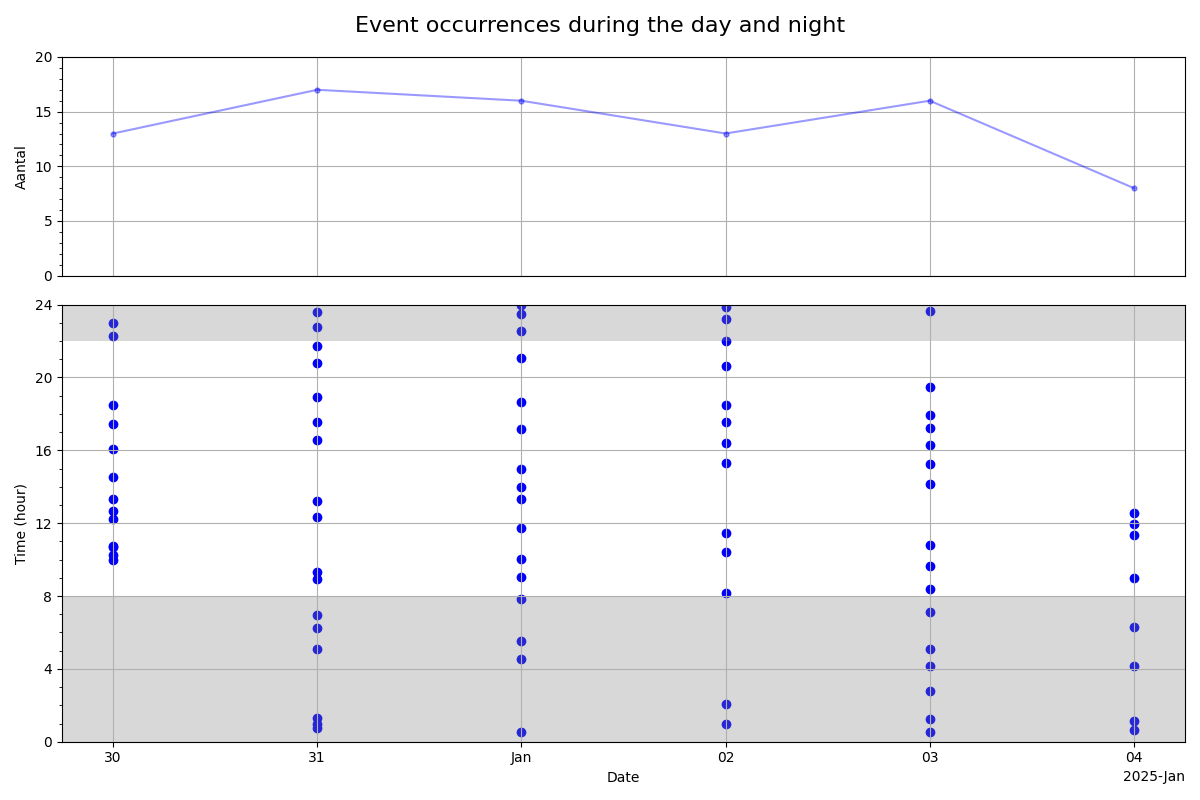

Generate this figure with Python:
"""
Keep a record of all occurrences of a specific event during the day.

Create a plot with all occurrences with the date on the x-axis and
the hour of the day on the y-axis. The top x-axis represents the total
number of occurrences that day.

The script is meant to run in the background. It checks for a FileModifiedEvent for
the file holding the metrics data.

This is a generic script that reads from a YAML file with the following structure:

    watch_path: <folder that contains the file(s) to watch>

    data:
        <YYYY-MM-DD>: ['HH:MM', 'HH:MM', ...]
        <YYYY-MM-DD>: ['HH:MM', 'HH:MM', ...]

The YAML file path shall be passed as an argument.

Usage:

    $ nohup python scatter/metrics/generic/occurrences.py <YAML path> &

    If you want to log the output, add the following:

    $ nohup python scatter/metrics/generic/occurrences.py <YAML path> 1> ~/occurrences.log 2>&1 &

"""

from pathlib import Path
import time
import datetime
import sys
import rich
import queue

import rich.traceback
from watchdog.events import FileSystemEvent
from watchdog.events import FileSystemEventHandler
from watchdog.events import FileModifiedEvent
from watchdog.observers import Observer

import typer

import pandas as pd
from ruamel import yaml

import matplotlib.pyplot as plt
import matplotlib.dates as mdates
from matplotlib.ticker import FixedLocator, FixedFormatter, MultipleLocator, MaxNLocator

HERE = Path(__file__).parent
# YAML_PATH = HERE / "occurrences.yaml"
YAML_PATH = None

# The following variables will be overwritten with entries from the YAML file.

WATCH_PATH = HERE
PNG_PATH = HERE
PNG_FILE = "occurrences.png"

FIG_TITLE = "Event occurrences during the day"
TOP_AXIS_LABEL = "Occurrences in the day"


def set_fig_title(data: dict):
    global FIG_TITLE

    FIG_TITLE = data.get("title", FIG_TITLE)


def set_top_axis_label(data: dict):
    global TOP_AXIS_LABEL

    TOP_AXIS_LABEL = data.get("top_axis_label", TOP_AXIS_LABEL)


def set_watch_path(yaml_file: Path, data: dict):
    global WATCH_PATH

    watch_path = data.get("watch_path", "__here__")

    if watch_path == "__here__":
        WATCH_PATH = yaml_file.parent
    else:
        WATCH_PATH = Path(watch_path)


def set_png_path(yaml_file: Path, data: dict):
    global PNG_PATH

    png_path = data.get("png_path", "__here__")

    if png_path == "__here__":
        PNG_PATH = yaml_file.parent
    else:
        PNG_PATH = Path(png_path)


def set_png_file(data: dict):
    global PNG_FILE

    PNG_FILE = data.get("png_file", PNG_FILE)


def set_global_variables(yaml_file: Path, data: dict):
    set_watch_path(yaml_file, data)
    set_png_path(yaml_file, data)
    set_png_file(data)
    set_fig_title(data)
    set_top_axis_label(data)

    # rich.print({
    #     'YAML_PATH': YAML_PATH,
    #     'WATCH_PATH': WATCH_PATH,
    #     'PNG_PATH': PNG_PATH,
    #     'PNG_FILE': PNG_FILE,
    #     'FIG_TITLE': FIG_TITLE,
    # })


def read_data(yaml_file):
    with open(yaml_file) as fd:
        yaml_fd = yaml.YAML(typ="safe")
        data = yaml_fd.load(fd)

    set_global_variables(yaml_file, data)

    # Convert the data to a pandas DataFrame
    df = pd.DataFrame(
        [
            (date, time)
            for date, times_list in data["data"].items()
            for time in times_list
        ],
        columns=["date", "time"],
    )

    return df


def parse_time_with_color(time_str):
    """Parse time string and return time and color indicator"""
    if time_str.lower().endswith("r"):
        # Remove 'R' and parse time
        clean_time = time_str[:-1]
        is_red = True
    else:
        clean_time = time_str
        is_red = False

    # Convert to datetime for plotting - done later
    # time_obj = datetime.datetime.strptime(clean_time, "%H:%M").time()
    return clean_time, is_red


def annotate_antibiotic_treatment(
    ax, start_date, end_date, start_y, end_y, start_label, end_label
):
    """Annotate the plot with antibiotic treatment periods."""
    start_date_num = mdates.date2num(start_date)
    end_date_num = mdates.date2num(end_date)

    ax.annotate(
        start_label,
        xy=(start_date_num, start_y),
        xytext=(start_date_num, start_y + 3),
        # ha="left",  # Align text to left so arrow starts from beginning of text
        # va="bottom",  # Align text bottom to the xytext point
        arrowprops=dict(
            arrowstyle="->",
            color="black",
            relpos=(0, 0),
            connectionstyle="arc3,rad=0",  # Straight line (no curve)
        ),
    )

    ax.annotate(
        end_label,
        xy=(end_date_num, end_y),
        xytext=(end_date_num, end_y - 3),
        ha="right",  # Align text to left so arrow starts from beginning of text
        # va="bottom",  # Align text bottom to the xytext point
        arrowprops=dict(
            arrowstyle="->",
            color="black",
            relpos=(1, 1),
            connectionstyle="arc3,rad=0",  # Straight line (no curve)
        ),
    )


def create_plot(timestamp, yaml_file):
    try:
        df = read_data(yaml_file)
    except yaml.scanner.ScannerError:
        rich.print(f"[red]ERROR: Error while scanning {yaml_file}[/]")
        return

    # Convert date and time columns to datetime
    df["date"] = pd.to_datetime(df["date"])

    df[["time", "is_red"]] = df["time"].apply(
        lambda x: pd.Series(parse_time_with_color(x))
    )

    df["time"] = pd.to_datetime(df["time"], format="%H:%M").dt.time

    # Convert datetime objects to numerical values
    df["date_numeric"] = mdates.date2num(df["date"])

    # Convert time to a numeric format (minutes since midnight)
    df["time_numeric"] = df["time"].apply(lambda x: x.hour * 60 + x.minute) / 60.0

    # Plot occurrences
    # fig, ax1 = plt.subplots(figsize=(10, 6))
    fig, (ax3, ax1) = plt.subplots(
        2, 1, gridspec_kw={"height_ratios": [4, 4]}, sharex=True, figsize=(12, 8)
    )

    fig.suptitle(FIG_TITLE, fontsize=16)

    # FixedFomatter shall be used with FixedLocator, the locations shall be in the units of the axis, i.e. numeric datetime.
    fixed_locations = mdates.date2num(df["date"].unique())
    fixed_labels = df["date"].astype(str).unique().tolist()

    # Calculate total occurrences per day
    occurrences_per_day = df["date"].value_counts().sort_index()

    window_days = 5

    ax3.plot(
        fixed_locations,
        occurrences_per_day,
        color="blue",
        alpha=0.2,
        linestyle="-",
        marker=".",
        markersize=7,
        label="Counts",
    )

    ax3.plot(
        fixed_locations,
        occurrences_per_day.rolling(window=window_days, center=True).mean(),
        color="blue",
        linestyle="-",
        # marker="o",
        # markersize=5,
        label=f"Rolling mean ({window_days} days)",
    )

    ax3.text(
        0.10,
        0.90,
        f"Running mean (w={window_days})",
        transform=ax3.transAxes,
        verticalalignment="top",
        bbox=dict(boxstyle="round", facecolor="wheat", alpha=0.8),
    )

    annotate_antibiotic_treatment(
        ax3,
        datetime.datetime(2025, 1, 27),
        datetime.datetime(2025, 2, 10),
        start_y=10,
        end_y=4,
        start_label="start antibiotica (ciprofloxacine)",
        end_label="stop antibiotica",
    )

    annotate_antibiotic_treatment(
        ax3,
        datetime.datetime(2025, 3, 17),
        datetime.datetime(2025, 3, 24),
        start_y=8,
        end_y=4,
        start_label="start antibiotica (Flagyl)",
        end_label="stop antibiotica",
    )

    annotate_antibiotic_treatment(
        ax3,
        datetime.datetime(2025, 6, 23),
        datetime.datetime(2025, 7, 7),
        start_y=11,
        end_y=4,
        start_label="start antibiotica\n(ciprofloxacine)",
        end_label="stop antibiotica",
    )

    ax3.set_ylabel("Aantal")
    ax3.set_ylim(0, 20)

    y_ticks = [0, 5, 10, 15, 20]
    y_tick_labels = ["0", "5", "10", "15", "20"]

    ax3.yaxis.set_major_locator(FixedLocator(y_ticks))
    ax3.yaxis.set_major_formatter(FixedFormatter(y_tick_labels))

    ax3.yaxis.set_minor_locator(FixedLocator(range(20)))

    # Remove ticks from the bottom x-axis
    ax3.tick_params(
        axis="x", which="both", bottom=False, top=False, length=0, labelbottom=False
    )

    ax3.grid(True)

    ax4 = ax3.twinx()

    def format_seondary_yaxis():
        ax4.set_ylim(0, 20)
        ax4.set_yticks([0, 5, 10, 15, 20])
        ax4.set_yticklabels(["0", "5", "10", "15", "20"])
        ax4.set_ylabel("Aantal")
        ax4.yaxis.set_minor_locator(FixedLocator(range(20)))

    format_seondary_yaxis()

    # ax1.scatter(df["date_numeric"], df["time_numeric"], color="blue", s=5)

    # Plot blue points (normal times)
    blue_mask = ~df["is_red"]
    ax1.scatter(
        df.loc[blue_mask, "date_numeric"],
        df.loc[blue_mask, "time_numeric"],
        color="blue",
        label="Normal",
        s=5,
    )

    # Plot red points (special times)
    red_mask = df["is_red"]
    ax1.scatter(
        df.loc[red_mask, "date_numeric"],
        df.loc[red_mask, "time_numeric"],
        color="red",
        label="Special",
        s=5,
    )

    ax1.set_xlabel("Date")
    ax1.set_ylabel("Time (hour)")
    ax1.grid(True)
    # ax1.yaxis.grid(which='minor', color='whitesmoke', linestyle='-', linewidth=1)

    # Define the ticks on the bottom x-axis

    # 1. Set fixed x-axis ticks each day (this gets very crowded with many days)

    # ax1.xaxis.set_major_locator(FixedLocator(fixed_locations))
    # ax1.xaxis.set_major_formatter(FixedFormatter(fixed_labels))

    # 2. Use AutoDateLocator and ConciseDateFormatter for the x-axis with a maximum of 20 ticks

    locator = mdates.AutoDateLocator(minticks=5, maxticks=20)
    formatter = mdates.ConciseDateFormatter(locator)
    ax1.xaxis.set_major_locator(locator)
    ax1.xaxis.set_major_formatter(formatter)

    # Add darker background for the 'night' part (e.g., from 22:00 to 08:00)
    night_start = 22  # 22:00 in the evening
    night_end = 8  # 08:00 in the morning

    ax1.axhspan(
        night_start, 24, facecolor="gray", alpha=0.3
    )  # Night from 18:00 to midnight
    ax1.axhspan(
        0, night_end, facecolor="gray", alpha=0.3
    )  # Night from midnight to 06:00

    # Set y-axis limits from 0 to 24 hours
    ax1.set_ylim(0, 24)

    # Set fixed y-axis ticks at [0, 8, 12, 18, 22, 24] hours
    y_ticks = [0, 4, 8, 12, 16, 20, 24]
    y_tick_labels = ["0", "4", "8", "12", "16", "20", "24"]
    # plt.yticks(y_ticks, y_tick_labels)

    ax1.yaxis.set_major_locator(FixedLocator(y_ticks))
    ax1.yaxis.set_major_formatter(FixedFormatter(y_tick_labels))

    ax1.yaxis.set_minor_locator(FixedLocator(range(24)))

    # Create a secondary y-axis that shares the same x-axis
    ax2 = ax1.twinx()

    def format_seondary_yaxis():
        ax2.set_ylim(0, 24)
        ax2.set_yticks([0, 4, 8, 12, 16, 20, 24])
        ax2.set_yticklabels(["0", "4", "8", "12", "16", "20", "24"])
        ax2.set_ylabel("Time (hour)")
        ax2.yaxis.set_minor_locator(FixedLocator(range(24)))

    format_seondary_yaxis()

    if not "do we need a top axis?":
        # Add a second x-axis at the top with the occurrence per day as major ticks
        ax2 = ax3.twiny()
        ax2.set_xlim(ax3.get_xlim())
        ax2.set_xticks(fixed_locations)
        ax2.set_xticklabels(occurrences_per_day.values)

        # Set font size for the major ticks
        ax2.tick_params(axis="x", which="major", labelsize=10)

        # An alternative way to set the fontsize for each major tick label individually.
        #
        # for tick in ax2.xaxis.get_major_ticks():
        #     # specify integer or one of preset strings, e.g. small, x-small, ...
        #     tick.label2.set_fontsize(10)
        #     # tick.label2.set_fontsize("small")
        #     tick.label2.set_rotation("horizontal")

        ax2.set_xlabel(TOP_AXIS_LABEL)

    plt.tight_layout(rect=[0, 0, 1, 1])

    rich.print(f"{timestamp} Creating occurrences plot at {PNG_PATH / PNG_FILE}")
    plt.savefig(PNG_PATH / PNG_FILE)

    plt.close()


class MyEventHandler(FileSystemEventHandler):
    def __init__(self, trigger: queue.Queue, yaml_file: Path):
        self.last_occurrence = time.time()
        self.trigger = trigger
        self.watch_file = yaml_file.name

    def on_any_event(self, event: FileSystemEvent) -> None:
        if isinstance(event, FileModifiedEvent):
            # rich.print(f"{event.src_path = }, {self.watch_file = }")
            if event.src_path.endswith(self.watch_file):
                if time.time() - self.last_occurrence > 5.0:
                    self.last_occurrence = time.time()
                    # rich.print(datetime.datetime.fromtimestamp(self.last_occurrence), event)
                    self.trigger.put(
                        (
                            datetime.datetime.fromtimestamp(self.last_occurrence),
                            event.src_path,
                        )
                    )


app = typer.Typer()


@app.command()
def main(yaml_file: str):
    from rich.console import Console

    console = Console()

    # First time run, create the plot

    yaml_file = Path(yaml_file)

    create_plot(datetime.datetime.now(), yaml_file)

    trigger_queue = queue.Queue()

    event_handler = MyEventHandler(yaml_file=yaml_file, trigger=trigger_queue)
    observer = Observer()
    observer.schedule(event_handler, WATCH_PATH, recursive=False)
    observer.start()

    try:
        while True:
            try:
                timestamp, src_path = trigger_queue.get(timeout=1)
                create_plot(timestamp, yaml_file)
            except queue.Empty:
                pass
            except KeyboardInterrupt:
                rich.print("Caught a KeyboardInterrupt: Terminating..")
                break
            except Exception as exc:
                from rich.traceback import Trace

                rich.print(f"[red]Caught exception: {exc.__class__.__name__}, {exc}[/]")
                console.print_exception(show_locals=True)
    finally:
        observer.stop()
        observer.join()


if __name__ == "__main__":
    app()
